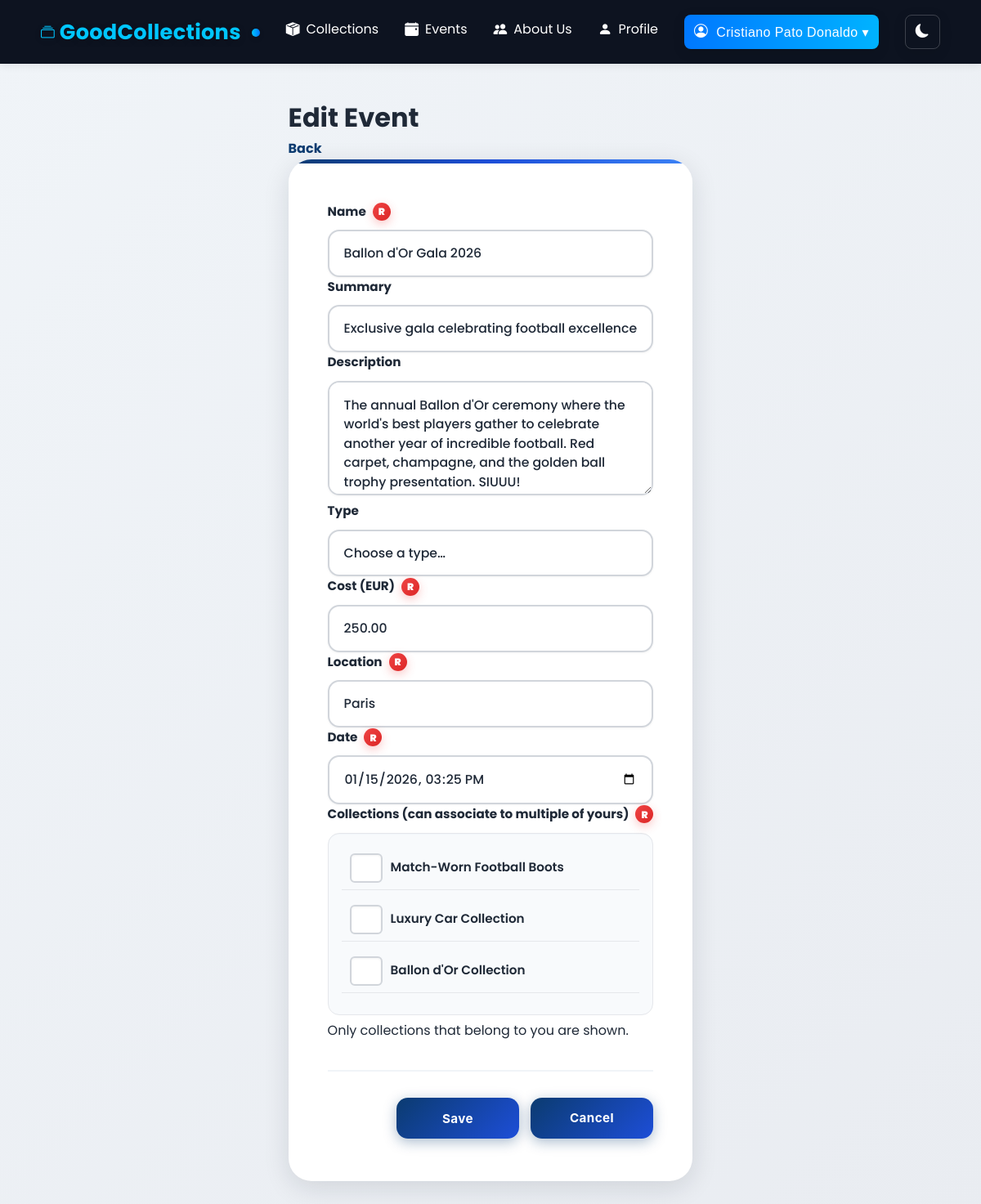
The page /SIE/PHP/pages/events_form.php?id=ballon-dor-gala (signed in) on the database as committed earlier.
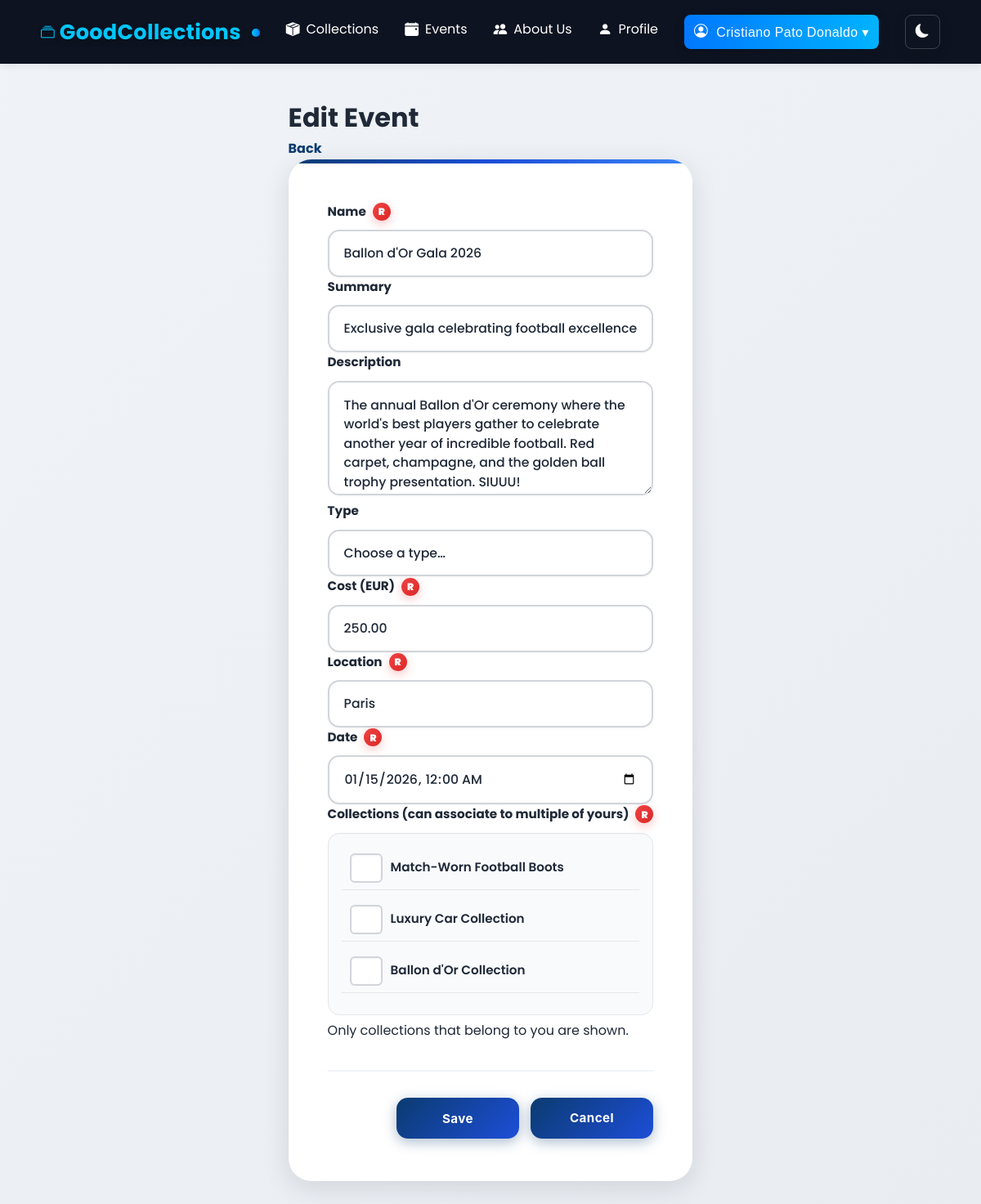
The same page on the database as committed later.
### tables this page shows
CREATE TABLE `events` (
  `event_id` varchar(100) NOT NULL,
  `name` varchar(255) NOT NULL,
  `localization` varchar(255) DEFAULT NULL,
  `event_date` datetime DEFAULT NULL,
  `type` varchar(100) DEFAULT NULL,
  `summary` text DEFAULT NULL,
  `description` text DEFAULT NULL,
  `cost` decimal(10,2) DEFAULT 0.00,
  `created_at` datetime DEFAULT NULL,
  `updated_at` datetime DEFAULT NULL,
  `host_user_id` varchar(100) DEFAULT NULL,
  `collection_id` varchar(255) NOT NULL
);

CREATE TABLE `collections` (
  `collection_id` varchar(100) NOT NULL,
  `name` varchar(255) NOT NULL,
  `type` varchar(100) DEFAULT NULL,
  `cover_image` varchar(255) DEFAULT NULL,
  `summary` text DEFAULT NULL,
  `description` text DEFAULT NULL,
  `created_at` datetime DEFAULT NULL,
  `user_id` varchar(100) DEFAULT NULL
);

### SIE/PHP/includes/data_loader.php (called while the page is built, shortened)
<?php
function table_exists($mysqli, $tableName)
{
  $t = $mysqli->real_escape_string($tableName);
  $res = $mysqli->query("SHOW TABLES LIKE '{$t}'");
  return $res && $res->num_rows > 0;
}
function fetch_all($mysqli, $sql, $types = null, $params = [])
{
  $stmt = $mysqli->prepare($sql);
  $stmt->execute();
  $res = $stmt->get_result();
  $rows = $res->fetch_all(MYSQLI_ASSOC);
  return $rows;
}
function column_exists($mysqli, $table, $column)
{
  $t = $mysqli->real_escape_string($table);
  $c = $mysqli->real_escape_string($column);
  $res = $mysqli->query("SHOW COLUMNS FROM `{$t}` LIKE '{$c}'");
  return $res && $res->num_rows > 0;
}
function resolve_image_path($rawPath, $folder, $default = '')
{
  $trim = trim((string)$rawPath);
  if (preg_match('#^https?://#i', $trim)) return $trim;
  $fileName = basename($trim);
  $root = dirname(__DIR__, 2);
  $uploadsRel = 'uploads/' . $folder . '/' . $fileName;
  $uploadsAbs = $root . '/' . $uploadsRel;
  if (is_file($uploadsAbs)) {
    return $uploadsRel;
  }
  $legacyRel = 'images/' . $fileName;
  $legacyAbs = $root . '/' . $legacyRel;
  if (is_file($legacyAbs)) {
    return $legacyRel;
  }
  $candidate = $root . '/' . ltrim($trim, './');
  return ltrim($trim, './');
}
function load_app_data($mysqli)
{
  $cols = fetch_all($mysqli, "SELECT collection_id,name,type,cover_image,summary,description,created_at,user_id FROM collections ORDER BY created_at DESC");
  $collections = array_map(function ($r) {
    $owner = $r['user_id'] ?? null;
    $cover = resolve_image_path($r['cover_image'] ?? '', 'collections');
    return [
      'id' => $r['collection_id'] ?? null,
      'name' => $r['name'] ?? null,
      'type' => $r['type'] ?? null,
      'coverImage' => $cover,
      'summary' => $r['summary'] ?? null,
      'description' => $r['description'] ?? null,
      'createdAt' => $r['created_at'] ?? null,
      'ownerId' => $owner,
      'owner-id' => $owner
    ];
  }, $cols);
  $usersRows = fetch_all($mysqli, "SELECT user_id,user_name,user_photo,date_of_birth,email,member_since FROM users");
  $users = array_map(function ($r) {
    $uid = $r['user_id'] ?? null;
    $uname = $r['user_name'] ?? null;
    $photo = resolve_image_path($r['user_photo'] ?? '', 'users');
    return [
      'id' => $uid,
      'user_id' => $uid,
      'user_name' => $uname,
      'user_photo' => $photo,
      'date_of_birth' => $r['date_of_birth'] ?? null,
      'email' => $r['email'] ?? null,
      'member_since' => $r['member_since'] ?? null,
      'owner-id' => $uid,
      'owner-name' => $uname,
      'owner-photo' => $photo,
      'date-of-birth' => $r['date_of_birth'] ?? null,
      'member-since' => $r['member_since'] ?? null
    ];
  }, $usersRows);
  $itemsRows = fetch_all($mysqli, "SELECT item_id,name,importance,weight,price,acquisition_date,created_at,updated_at,image FROM items");
  $items = array_map(function ($r) {
    $img = resolve_image_path($r['image'] ?? '', 'items');
    return [
      'id' => $r['item_id'] ?? null,
      'name' => $r['name'] ?? null,
      'importance' => $r['importance'] ?? null,
      'weight' => $r['weight'] ?? null,
      'price' => $r['price'] ?? null,
      'acquisitionDate' => $r['acquisition_date'] ?? null,
      'createdAt' => $r['created_at'] ?? null,
      'updatedAt' => $r['updated_at'] ?? null,
      'image' => $img,
    ];
  }, $itemsRows);
  $eventsSelectCost = column_exists($mysqli, 'events', 'cost');
  $eventsSelectHost = column_exists($mysqli, 'events', 'host_user_id');
  $eventFields = [
    'event_id',
    'name',
    'localization',
    'event_date',
    'type',
    'summary',
    'description',
    'created_at',
    'updated_at',
    'collection_id'
  ];
  if ($eventsSelectCost) $eventFields[] = 'cost';
  if ($eventsSelectHost) $eventFields[] = 'host_user_id';
  $eventsQuery = 'SELECT ' . implode(',', $eventFields) . ' FROM events';
  $eventsRows = fetch_all($mysqli, $eventsQuery);
  $events = array_map(function ($r) {
    $host = $r['host_user_id'] ?? null;
    return [
      'id' => $r['event_id'] ?? null,
      'name' => $r['name'] ?? null,
      'localization' => $r['localization'] ?? null,
      'date' => $r['event_date'] ?? null,
      'type' => $r['type'] ?? null,
      'summary' => $r['summary'] ?? null,
      'description' => $r['description'] ?? null,
      'cost' => $r['cost'] ?? null,
      'createdAt' => $r['created_at'] ?? null,
      'updatedAt' => $r['updated_at'] ?? null,
      'hostUserId' => $host,
      'collectionId' => $r['collection_id'] ?? null,
      'host_user_id' => $host
    ];
  }, $eventsRows);
  $ciRows = fetch_all($mysqli, "SELECT collection_id,item_id FROM collection_items");
  $collectionItems = array_map(function ($r) {
    return ['collectionId' => $r['collection_id'], 'itemId' => $r['item_id']];
  }, $ciRows);
  $ceRows = fetch_all($mysqli, "SELECT collection_id,event_id FROM collection_events");
  $collectionEvents = array_map(function ($r) {
    return ['collectionId' => $r['collection_id'], 'eventId' => $r['event_id']];
  }, $ceRows);
  $collectionsUsers = array_map(function ($c) {
    return ['collectionId' => $c['id'], 'ownerId' => $c['ownerId']];
  }, $collections);
  $erRows = table_exists($mysqli, 'event_ratings')
    ? fetch_all($mysqli, "SELECT event_id,user_id,rating,collection_id FROM event_ratings")
    : [];
  $rsvpRows = table_exists($mysqli, 'event_rsvps')
    ? fetch_all($mysqli, "SELECT event_id,user_id FROM event_rsvps")
    : [];
  $rsvpMap = [];
  foreach ($rsvpRows as $r) {
    $eid = $r['event_id'] ?? null;
    $uid = $r['user_id'] ?? null;
    if ($eid && $uid) {
      $rsvpMap["{$eid}|{$uid}"] = true;
    }
  }
  $eventsUsers = [];
  foreach ($erRows as $r) {
    $eid = $r['event_id'] ?? null;
    $uid = $r['user_id'] ?? null;
    $key = "{$eid}|{$uid}";
    $eventsUsers[] = [
      'eventId' => $eid,
      'userId' => $uid,
      'rating' => $r['rating'],
      'collectionId' => $r['collection_id'] ?? null,
      'rsvp' => isset($rsvpMap[$key]) ? 1 : 0,
      'type' => 'rating'
    ];
  }
  foreach ($rsvpMap as $key => $_) {
    [$eid, $uid] = explode('|', $key, 2);
    $eventsUsers[] = [
      'eventId' => $eid,
      'userId' => $uid,
      'rating' => null,
      'collectionId' => null,
      'rsvp' => 1,
      'type' => 'rsvp'
    ];
  }
  $userShowcases = [];
  $showcaseMap = [];
  $hasLikedCollectionsTable = table_exists($mysqli, 'user_liked_collections');
  $hasLikedItemsTable = table_exists($mysqli, 'user_liked_items');
  $urc = $hasLikedCollectionsTable
    ? fetch_all($mysqli, "SELECT user_id,last_updated,liked_collection_id as liked_collections FROM user_liked_collections")
    : fetch_all($mysqli, "SELECT user_id,last_updated,liked_collections FROM user_ratings_collections");
  foreach ($urc as $r) {
    $uid = $r['user_id'] ?? null;
    if (!isset($showcaseMap[$uid])) {
      $showcaseMap[$uid] = ['ownerId' => $uid, 'lastUpdated' => $r['last_updated'] ?? null, 'picks' => [], 'likes' => [], 'likedItems' => [], 'likedEvents' => []];
    }
    if (!empty($r['liked_collections'])) {
      $raw = $r['liked_collections'];
      $decoded = json_decode($raw, true);
      if (is_array($decoded)) {
        $showcaseMap[$uid]['likes'] = array_values(array_unique(array_merge($showcaseMap[$uid]['likes'], $decoded)));
      } else {
        $showcaseMap[$uid]['likes'] = array_values(array_unique(array_merge($showcaseMap[$uid]['likes'], [$raw])));
      }
    }
  }
  $uri = $hasLikedItemsTable
    ? fetch_all($mysqli, "SELECT user_id,last_updated,liked_item_id as liked_items FROM user_liked_items")
    : fetch_all($mysqli, "SELECT user_id,last_updated,liked_items FROM user_ratings_items");
  foreach ($uri as $r) {
    $uid = $r['user_id'] ?? null;
    if (!empty($r['last_updated']) && (empty($showcaseMap[$uid]['lastUpdated']) || strtotime($r['last_updated']) > strtotime($showcaseMap[$uid]['lastUpdated']))) {
      $showcaseMap[$uid]['lastUpdated'] = $r['last_updated'];
    }
    if (!empty($r['liked_items'])) {
      $raw = $r['liked_items'];
      $decoded = json_decode($raw, true);
      if (is_array($decoded)) {
        $showcaseMap[$uid]['likedItems'] = array_values(array_unique(array_merge($showcaseMap[$uid]['likedItems'], $decoded)));
      } else {
        $showcaseMap[$uid]['likedItems'] = array_values(array_unique(array_merge($showcaseMap[$uid]['likedItems'], [$raw])));
      }
    }
  }
  foreach ($showcaseMap as $entry) {
    $userShowcases[] = $entry;
  }
  $userFollows = [];
  $itemRatings = [];
  $collectionRatings = [];
  return [
    'collections' => $collections,
    'users' => $users,
    'items' => $items,
    'events' => $events,
    'collectionItems' => $collectionItems,
    'collectionEvents' => $collectionEvents,
    'collectionsUsers' => $collectionsUsers,
    'eventsUsers' => $eventsUsers,
    'userShowcases' => $userShowcases,
    'userFollows' => $userFollows,
    'collectionRatings' => $collectionRatings,
    'itemRatings' => $itemRatings
  ];
}

### SIE/PHP/pages/events_form.php (the view, shortened to what the changed rows need)
<?php
require_once __DIR__ . '/../includes/data_loader.php';
$currentUserId = $_SESSION['user']['id'] ?? null;
$data = load_app_data($mysqli);
$events = $data['events'] ?? [];
$collections = $data['collections'] ?? [];
$appTimezone = new DateTimeZone(date_default_timezone_get());
$now = new DateTime('now', $appTimezone);
if (!function_exists('parse_event_datetime_helper')) {
    function parse_event_datetime_helper($raw, DateTimeZone $tz)
    {
        $trim = trim((string)$raw);
        $formats = [
            ['Y-m-d H:i:s', true],
            ['Y-m-d H:i', true],
            ['Y-m-d\TH:i:s', true],
            ['Y-m-d\TH:i', true],
            [DateTime::ATOM, true],
            ['Y-m-d', false]
        ];
        foreach ($formats as [$format, $hasTime]) {
            $dt = DateTime::createFromFormat($format, $trim, $tz);
            if ($dt instanceof DateTime) {
                return ['date' => $dt, 'hasTime' => $hasTime];
            }
        }
    }
}
$id = $_GET['id'] ?? null;
$editing = false;
$event = ['id' => '', 'name' => '', 'summary' => '', 'description' => '', 'type' => '', 'localization' => '', 'date' => '', 'collectionId' => '', 'cost' => ''];
$ownedCollections = array_filter($collections, function ($c) use ($currentUserId) {
    return ($c['ownerId'] ?? null) === $currentUserId;
});
$existingCollections = [];
if ($id) {
    foreach ($events as $ev) {
        if ($ev['id'] === $id) {
            $event = $ev;
            $editing = true;
            break;
        }
    }
}
$existingCollections = array_unique($existingCollections);
$prefillDateValue = '';
$rawEventDate = $event['date'] ?? '';
if ($rawEventDate !== '') {
    $parsedPrefill = parse_event_datetime_helper($rawEventDate, $appTimezone);
    if ($parsedPrefill['date'] instanceof DateTime) {
        $prefillDateValue = $parsedPrefill['date']->format('Y-m-d\TH:i');
    } else {
        $prefillDateValue = str_replace(' ', 'T', substr($rawEventDate, 0, 16));
    }
}
$prefillCostValue = '';
$rawCost = $event['cost'] ?? '';
if ($rawCost !== '' && $rawCost !== null) {
    $prefillCostValue = number_format((float)$rawCost, 2, '.', '');
}
?>
<!DOCTYPE html>
<html lang="en">
    <head>
        <link rel="stylesheet" href="../../CSS/general.css">
        <link rel="stylesheet" href="../../CSS/forms.css">
        <link rel="stylesheet" href="https://cdn.jsdelivr.net/npm/bootstrap-icons@1.11.3/font/bootstrap-icons.min.css">
        <link rel="stylesheet" href="../../CSS/christmas.css">
    </head>
    <body>
        <main class="page">
            <header class="page__header">
                <h1><?php echo $editing ? 'Edit Event' : 'Create Event'; ?></h1>
            </header>
            <form class="form-card" action="events_action.php" method="POST">
                <label>Name <span class="required-badge">R</span></label>
                <input type="text" name="name" required value="<?php echo htmlspecialchars($event['name']); ?>">
                <label>Summary</label>
                <input type="text" name="summary" value="<?php echo htmlspecialchars($event['summary']); ?>">
                <label>Description</label>
                <textarea name="description" rows="4"><?php echo htmlspecialchars($event['description']); ?></textarea>
                <label for="event_type">Type</label>
                <select id="event_type" name="type" class="form-control">
                    <option value="">Choose a type…</option>
                </select>
                <label>Cost (EUR) <span class="required-badge">R</span></label>
                <input type="number"
                       name="cost"
                       step="0.01"
                       min="0"
                       required
                       placeholder="0.00"
                       value="<?php echo htmlspecialchars($prefillCostValue); ?>">
                <label>Location <span class="required-badge">R</span></label>
                <input type="text" name="localization" required value="<?php echo htmlspecialchars($event['localization']); ?>">
                <label>Date <span class="required-badge">R</span></label>
                  <input type="datetime-local" name="date" required
                      min="<?php echo htmlspecialchars($now->format('Y-m-d\TH:i')); ?>"
                      value="<?php echo htmlspecialchars($prefillDateValue); ?>">
                <label>Collections (can associate to multiple of yours) <span class="required-badge">R</span></label>
                <div style="background:#f8fafc; padding:16px; border-radius:14px; border:1px solid #e5e7eb; box-shadow: inset 0 1px 0 #f1f5f9;">
                    <?php foreach ($ownedCollections as $col): ?>
                        <?php $checked = in_array($col['id'], $existingCollections, true) || (!$editing && ($event['collectionId'] ?? '') === $col['id']); ?>
                        <label style="display:flex; align-items:center; gap:10px; padding:8px 10px; border-bottom:1px solid #e5e7eb; font-weight:600; color:#1f2937;">
                            <input type="checkbox" name="collectionIds[]" value="<?php echo htmlspecialchars($col['id']); ?>" <?php echo $checked ? 'checked' : ''; ?> style="width:18px; height:18px;">
                            <span><?php echo htmlspecialchars($col['name']); ?></span>
                        </label>
                    <?php endforeach; ?>
                </div>
                <p class="muted" style="margin-top:6px;">Only collections that belong to you are shown.</p>
                <div class="actions">
                    <button type="submit" class="explore-btn"><?php echo $editing ? 'Save' : 'Create'; ?></button>
                    <a class="explore-btn ghost" href="event_page.php">Cancel</a>
                </div>
            </form>
        </main>
    </body>
</html>

Rows that differ between the two databases and show on the page:
changed events "Exclusive gala celebrating football excellence.": date "01/15/2026 15:25" → "01/15/2026 00:00"
